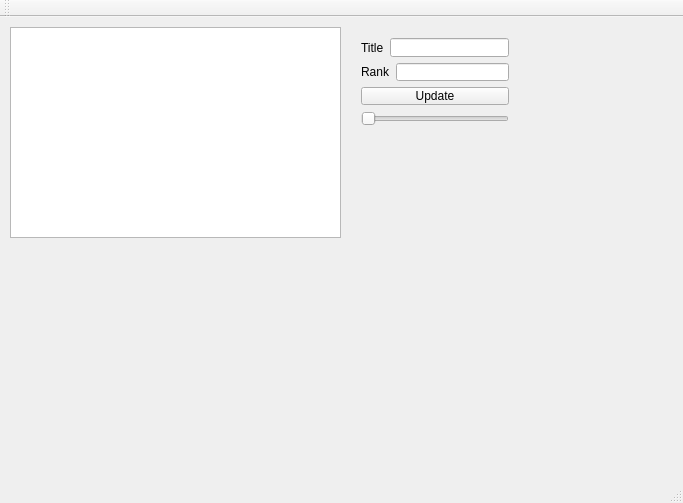
<?xml version="1.0" encoding="UTF-8"?>
<ui version="4.0">
 <class>SongWindowClass</class>
 <widget class="QMainWindow" name="SongWindowClass">
  <property name="geometry">
   <rect>
    <x>0</x>
    <y>0</y>
    <width>683</width>
    <height>503</height>
   </rect>
  </property>
  <property name="windowTitle">
   <string>SongWindow</string>
  </property>
  <widget class="QWidget" name="centralWidget">
   <widget class="QTableView" name="songTableView">
    <property name="geometry">
     <rect>
      <x>10</x>
      <y>10</y>
      <width>331</width>
      <height>211</height>
     </rect>
    </property>
   </widget>
   <widget class="QWidget" name="">
    <property name="geometry">
     <rect>
      <x>350</x>
      <y>10</y>
      <width>170</width>
      <height>110</height>
     </rect>
    </property>
    <layout class="QVBoxLayout" name="verticalLayout_2">
     <item>
      <layout class="QVBoxLayout" name="verticalLayout">
       <item>
        <layout class="QFormLayout" name="formLayout">
         <item row="0" column="0">
          <widget class="QLabel" name="label">
           <property name="text">
            <string>Title</string>
           </property>
          </widget>
         </item>
         <item row="0" column="1">
          <widget class="QLineEdit" name="titleLineEdit"/>
         </item>
        </layout>
       </item>
       <item>
        <layout class="QFormLayout" name="formLayout_2">
         <item row="0" column="0">
          <widget class="QLabel" name="label_2">
           <property name="text">
            <string>Rank</string>
           </property>
          </widget>
         </item>
         <item row="0" column="1">
          <widget class="QLineEdit" name="rankLineEdit"/>
         </item>
        </layout>
       </item>
       <item>
        <widget class="QPushButton" name="updateButton">
         <property name="text">
          <string>Update</string>
         </property>
        </widget>
       </item>
      </layout>
     </item>
     <item>
      <widget class="QSlider" name="rankSlider">
       <property name="orientation">
        <enum>Qt::Horizontal</enum>
       </property>
      </widget>
     </item>
    </layout>
   </widget>
  </widget>
  <widget class="QMenuBar" name="menuBar">
   <property name="geometry">
    <rect>
     <x>0</x>
     <y>0</y>
     <width>683</width>
     <height>22</height>
    </rect>
   </property>
  </widget>
  <widget class="QToolBar" name="mainToolBar">
   <attribute name="toolBarArea">
    <enum>TopToolBarArea</enum>
   </attribute>
   <attribute name="toolBarBreak">
    <bool>false</bool>
   </attribute>
  </widget>
  <widget class="QStatusBar" name="statusBar"/>
 </widget>
 <layoutdefault spacing="6" margin="11"/>
 <resources>
  <include location="SongWindow.qrc"/>
 </resources>
 <connections/>
</ui>
